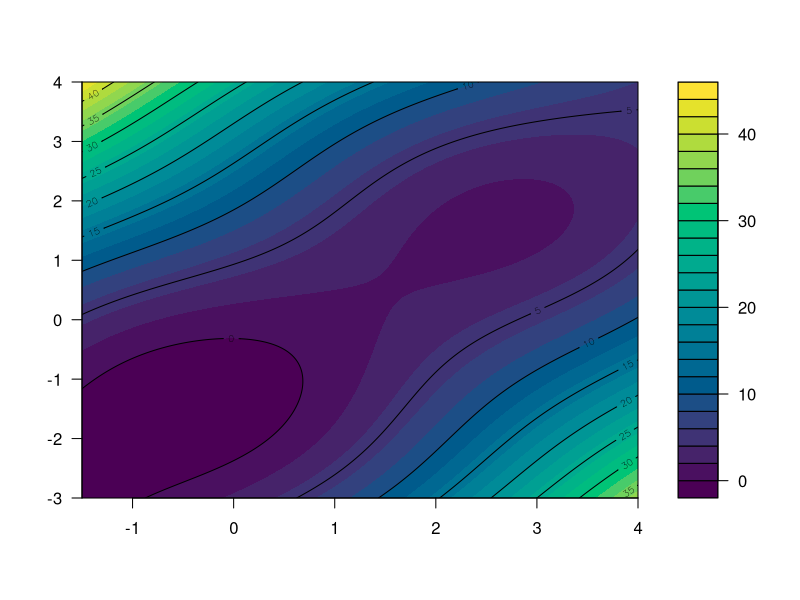
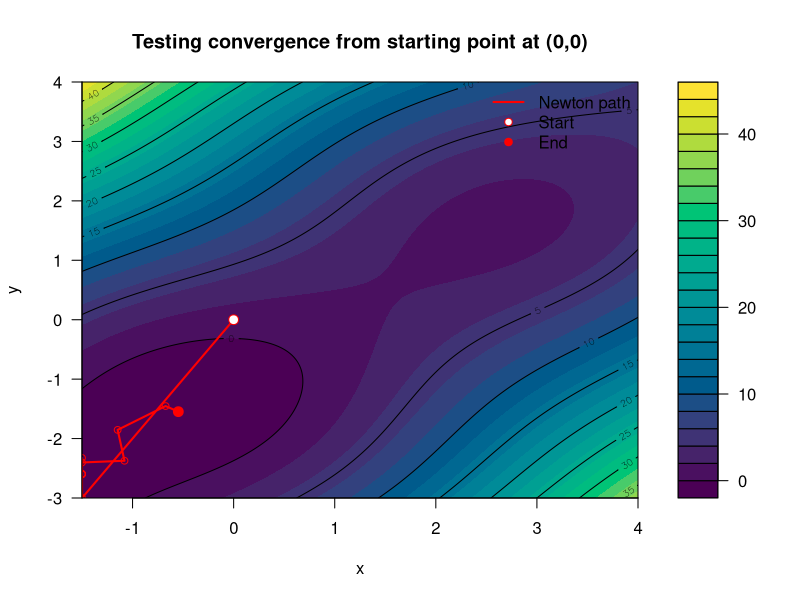
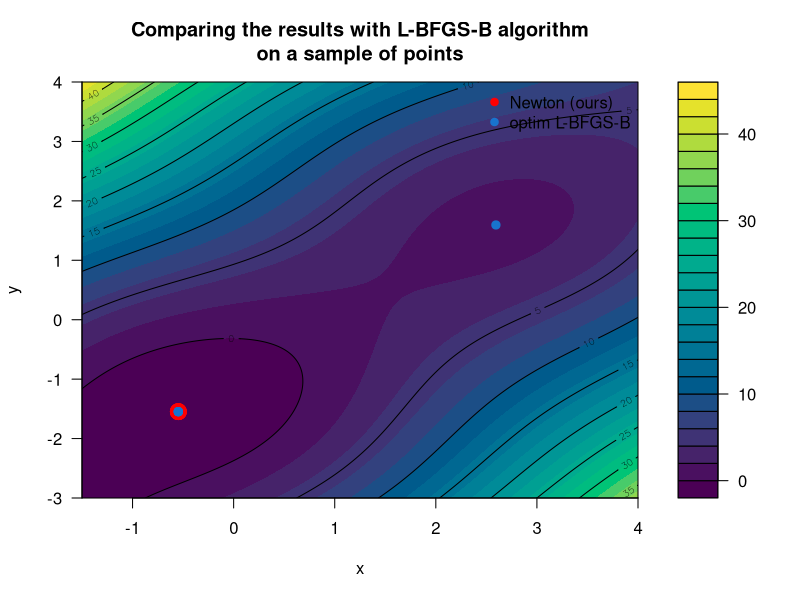
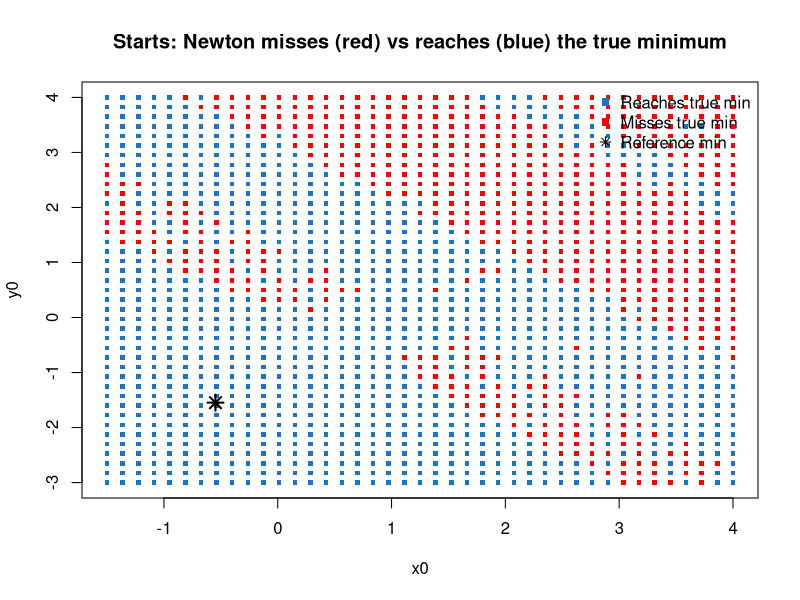
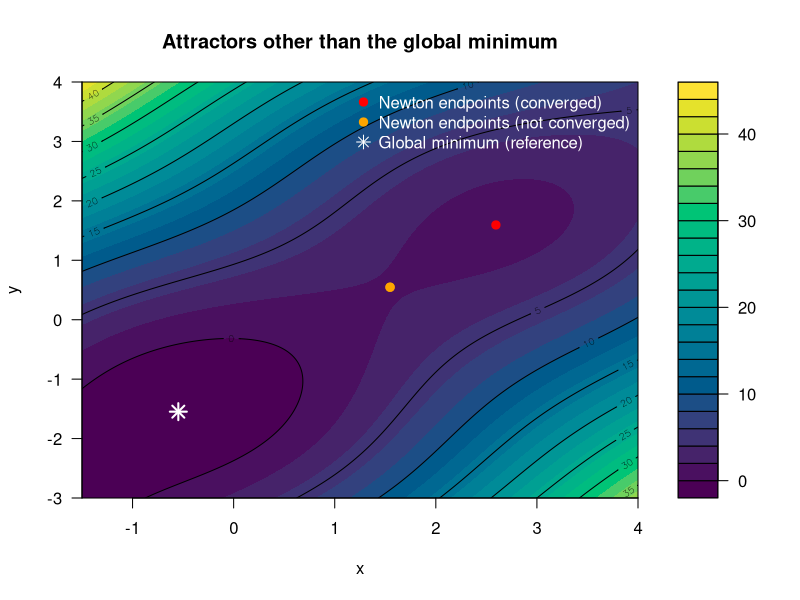

Write the R code that produced these figures, in order.
## ---- chunk 1
knitr::opts_chunk$set(echo = TRUE)
## ---- chunk 2
#1.1
f <- function(x, y) sin(x + y) + (x - y)^2 - 1.5*x + 2.5*y + 1

x <- seq(-1.5, 4, length.out = 300)
y <- seq(-3,   4, length.out = 300)

z <- outer(x, y, Vectorize(f))

filled.contour(x, y, z,
  nlevels = 30,
  color.palette = hcl.colors,
  plot.axes = {
    axis(1); axis(2)
    contour(x, y, z, add = TRUE, drawlabels = TRUE)
  }
)
## ---- chunk 3
#1.2
## Gradient
grad_f <- function(x, y) {
  c(
    dx = cos(x + y) + 2*(x - y) - 1.5,
    dy = cos(x + y) - 2*(x - y) + 2.5
  )
}

## Hessian
hess_f <- function(x, y) {
  s <- -sin(x + y)
  matrix(
    c(s + 2, s - 2,
      s - 2, s + 2),
    nrow = 2, byrow = TRUE,
    dimnames = list(c("x", "y"), c("x", "y"))
  )
}

## wrappers that take par = c(x, y) for optimization
fn_par   <- function(par) f(par[1], par[2])
gr_par   <- function(par) grad_f(par[1], par[2])
hess_par <- function(par) hess_f(par[1], par[2])

## test
# par0 <- c(0, 0)
# fn_par(par0)
# gr_par(par0)
# hess_par(par0)
## ---- chunk 4
#1.3

newton2d_box <- function(fn, gr, hess, x0, y0,
                                lower, upper,
                                tol = 1e-8, maxit = 200,
                                lambda0 = 1e-6, lambda_mult = 10,
                                alpha0 = 1, beta = 0.5, c1 = 1e-4,
                                pg_alpha0 = 1, pg_beta = 0.5,
                                eps_active = 1e-10,
                                ..., verbose = FALSE, keep_path = TRUE) {

  project <- function(par) pmin(pmax(par, lower), upper)

  ## projected-gradient infinity norm (KKT-style for box constraints)
  projgrad_inf <- function(x, g, eps = 1e-12) {
    pg <- g
    for (i in 1:2) {
      if (x[i] <= lower[i] + eps) pg[i] <- min(g[i], 0)
      if (x[i] >= upper[i] - eps) pg[i] <- max(g[i], 0)
    }
    max(abs(pg))
  }

  ## "gradient mapping" direction: d = P(x - a g) - x (feasible descent step)
  gradmap_dir <- function(x, g, a) project(x - a * g) - x

  x <- project(c(x0, y0))
  f0 <- fn(x[1], x[2], ...)

  path <- NULL
  if (keep_path) {
    path <- data.frame(iter = 0L, x = x[1], y = x[2], f = f0,
                       step = NA_real_, method = "init",
                       projgrad = projgrad_inf(x, gr(x[1], x[2], ...)))
  }

  for (k in 1:maxit) {
    g <- gr(x[1], x[2], ...)
    pg_norm <- projgrad_inf(x, g)

    if (pg_norm < tol) {
      return(list(par = x, value = f0, iter = k - 1, converged = TRUE,
                  projgrad = pg_norm, path = path))
    }

    ## ---- Attempt Newton step (with regularization + projected Armijo) ----
    H <- hess(x[1], x[2], ...)
    lambda <- lambda0
    p <- NULL
    repeat {
      p_try <- tryCatch(solve(H + lambda * diag(2), g), error = function(e) NULL)
      if (!is.null(p_try)) { p <- p_try; break }
      lambda <- lambda * lambda_mult
      if (lambda > 1e12) { p <- NULL; break }
    }

    newton_ok <- FALSE
    a <- alpha0
    if (!is.null(p)) {
      repeat {
        x_new <- project(x - a * p)
        f_new <- fn(x_new[1], x_new[2], ...)
        armijo_rhs <- f0 - c1 * a * sum(g * p)  # sufficient decrease
        if (is.finite(f_new) && f_new <= armijo_rhs && any(abs(x_new - x) > 0)) {
          newton_ok <- TRUE
          break
        }
        a <- a * beta
        if (a < 1e-12) break
      }
    }

    if (newton_ok) {
      x <- x_new; f0 <- f_new
      if (keep_path) path <- rbind(path, data.frame(iter = k, x = x[1], y = x[2], f = f0,
                                                   step = a, method = "Newton",
                                                   projgrad = pg_norm))
      if (verbose) cat(sprintf("iter=%d Newton  x=%.8f y=%.8f f=%.10f step=%.1e ||pg||_inf=%.3e\n",
                               k, x[1], x[2], f0, a, pg_norm))
      next
    }

    ## ---- Fallback: projected-gradient step (guarantees feasible movement) ----
    a_pg <- pg_alpha0
    repeat {
      d <- gradmap_dir(x, g, a_pg)
      x_new <- x + d
      f_new <- fn(x_new[1], x_new[2], ...)
      if (is.finite(f_new) && f_new <= f0) break  # simple monotone decrease
      a_pg <- a_pg * pg_beta
      if (a_pg < 1e-12) break
    }

    ## If even PG can’t decrease, stop (we’re at a constrained stationary-ish point)
    if (sqrt(sum((x_new - x)^2)) < tol) {
      return(list(par = x, value = f0, iter = k, converged = FALSE,
                  projgrad = pg_norm, path = path,
                  message = "No progress (Newton+PG failed to decrease)."))
    }

    x <- x_new; f0 <- f_new
    if (keep_path) path <- rbind(path, data.frame(iter = k, x = x[1], y = x[2], f = f0,
                                                 step = a_pg, method = "PG",
                                                 projgrad = pg_norm))
    if (verbose) cat(sprintf("iter=%d PG      x=%.8f y=%.8f f=%.10f step=%.1e ||pg||_inf=%.3e\n",
                             k, x[1], x[2], f0, a_pg, pg_norm))
  }

  list(par = x, value = f0, iter = maxit, converged = FALSE,
       projgrad = projgrad_inf(x, gr(x[1], x[2], ...)),
       path = path)
}

# newton2d_box <- function(fn, gr, hess, x0, y0,
#                                 lower, upper,
#                                 tol = 1e-8, maxit = 100,
#                                 lambda0 = 1e-6, lambda_mult = 10,
#                                 alpha0 = 1, beta = 0.5, c1 = 1e-4,
#                                 eps_active = 1e-10,
#                                 ..., verbose = FALSE, keep_path = TRUE) {
# 
#   project <- function(par) pmin(pmax(par, lower), upper)
# 
#   projgrad_inf <- function(x, g, eps = 1e-12) {
#     pg <- g
#     for (i in 1:2) {
#       if (x[i] <= lower[i] + eps) pg[i] <- min(g[i], 0)
#       if (x[i] >= upper[i] - eps) pg[i] <- max(g[i], 0)
#     }
#     max(abs(pg))
#   }
# 
#   ## Active-set: free if not too close to either bound
#   free_set <- function(x) {
#     c(
#       (x[1] > lower[1] + eps_active) && (x[1] < upper[1] - eps_active),
#       (x[2] > lower[2] + eps_active) && (x[2] < upper[2] - eps_active)
#     )
#   }
# 
#   x <- project(c(x0, y0))
#   f0 <- fn(x[1], x[2], ...)
# 
#   path <- NULL
#   if (keep_path) {
#     path <- data.frame(iter = 0L, x = x[1], y = x[2], f = f0,
#                        step = NA_real_, projgrad = NA_real_, lambda = NA_real_,
#                        free_x = NA, free_y = NA)
#   }
# 
#   for (k in 1:maxit) {
#     g <- gr(x[1], x[2], ...)
#     H <- hess(x[1], x[2], ...)
#     pg_norm <- projgrad_inf(x, g)
# 
#     free <- free_set(x)
#     if (keep_path) {
#       path <- rbind(path, data.frame(iter = k, x = x[1], y = x[2], f = f0,
#                                      step = NA_real_, projgrad = pg_norm, lambda = NA_real_,
#                                      free_x = free[1], free_y = free[2]))
#     }
# 
#     if (pg_norm < tol) {
#       return(list(par = x, value = f0, iter = k - 1, converged = TRUE,
#                   projgrad = pg_norm, path = path))
#     }
# 
#     ## If nothing is free, we're at a corner/edge; stop (or switch to PG)
#     if (!any(free)) {
#       return(list(par = x, value = f0, iter = k - 1, converged = FALSE,
#                   projgrad = pg_norm, path = path,
#                   message = "Stuck at corner: no free variables."))
#     }
# 
#     ## Reduced Newton direction p: only update free components
#     p_full <- c(0, 0)
#     idx <- which(free)
# 
#     lambda <- lambda0
#     repeat {
#       Hred <- H[idx, idx, drop = FALSE]
#       gred <- g[idx]
#       p_try <- tryCatch(solve(Hred + lambda * diag(length(idx)), gred),
#                         error = function(e) NULL)
#       if (!is.null(p_try)) { p_full[idx] <- p_try; break }
#       lambda <- lambda * lambda_mult
#       if (lambda > 1e12) stop("Could not compute reduced Newton step.")
#     }
# 
#     ## Line search on reduced step (projection just guards numerics)
#     a <- alpha0
#     repeat {
#       x_new <- project(x - a * p_full)
#       f_new <- fn(x_new[1], x_new[2], ...)
# 
#       armijo_rhs <- f0 - c1 * a * sum(g[idx] * p_full[idx])  # uses free components
#       if (is.finite(f_new) && f_new <= armijo_rhs) break
# 
#       a <- a * beta
#       if (a < 1e-12) break
#     }
# 
#     if (verbose) {
#       cat(sprintf("iter=%d  x=%.8f y=%.8f  f=%.10f  step=%.1e  ||pg||_inf=%.3e  lambda=%.1e  free=(%d,%d)\n",
#                   k, x_new[1], x_new[2], f_new, a, pg_norm, lambda, free[1], free[2]))
#     }
# 
#     if (keep_path) {
#       path[nrow(path), "step"] <- a
#       path[nrow(path), "lambda"] <- lambda
#     }
# 
#     ## Secondary stop: tiny move AND small projected grad
#     if (sqrt(sum((x_new - x)^2)) < tol && pg_norm < tol) {
#       return(list(par = x_new, value = f_new, iter = k, converged = TRUE,
#                   projgrad = pg_norm, path = path))
#     }
# 
#     ## If the step collapsed, bail out instead of looping forever
#     if (a < 1e-12) {
#       return(list(par = x, value = f0, iter = k, converged = FALSE,
#                   projgrad = pg_norm, path = path,
#                   message = "Line search failed (step underflow)."))
#     }
# 
#     x <- x_new
#     f0 <- f_new
#   }
# 
#   list(par = x, value = f0, iter = maxit, converged = FALSE,
#        projgrad = projgrad_inf(x, gr(x[1], x[2], ...)),
#        path = path)
# }

# newton2d_box <- function(fn, gr, hess, x0, y0,
#                          lower, upper,
#                          tol = 1e-8, maxit = 100,
#                          lambda0 = 1e-6, lambda_mult = 10,
#                          alpha0 = 1, beta = 0.5, c1 = 1e-4,
#                          ..., verbose = FALSE, keep_path = TRUE) {
# 
#   project <- function(par) pmin(pmax(par, lower), upper)
# 
#   ## infinity-norm of projected gradient (KKT-style for box constraints)
#   projgrad_inf <- function(x, g, eps = 1e-12) {
#     pg <- g
#     for (i in 1:2) {
#       if (x[i] <= lower[i] + eps) pg[i] <- min(g[i], 0)
#       if (x[i] >= upper[i] - eps) pg[i] <- max(g[i], 0)
#     }
#     max(abs(pg))
#   }
# 
#   x <- project(c(x0, y0))
#   f0 <- fn(x[1], x[2], ...)
# 
#   ## store path (x, y, f, step, projgrad, lambda)
#   path <- NULL
#   if (keep_path) {
#     path <- data.frame(iter = 0L, x = x[1], y = x[2], f = f0,
#                        step = NA_real_, projgrad = NA_real_, lambda = NA_real_)
#   }
# 
#   for (k in 1:maxit) {
#     g <- gr(x[1], x[2], ...)
#     pg_norm <- projgrad_inf(x, g)
# 
#     if (keep_path) path <- rbind(path, data.frame(
#       iter = k, x = x[1], y = x[2], f = f0,
#       step = NA_real_, projgrad = pg_norm, lambda = NA_real_
#     ))
# 
#     if (pg_norm < tol) {
#       return(list(par = x, value = f0, iter = k - 1, converged = TRUE,
#                   projgrad = pg_norm, path = path))
#     }
# 
#     H <- hess(x[1], x[2], ...)
#     I2 <- diag(2)
# 
#     ## Regularize Hessian until solvable
#     lambda <- lambda0
#     p <- NULL
#     repeat {
#       p_try <- tryCatch(solve(H + lambda * I2, g), error = function(e) NULL)
#       if (!is.null(p_try)) { p <- p_try; break }
#       lambda <- lambda * lambda_mult
#       if (lambda > 1e12) stop("Could not compute Newton step (even after regularization).")
#     }
# 
#     ## Backtracking line search with Armijo sufficient decrease
#     a <- alpha0
#     repeat {
#       x_new <- project(x - a * p)
#       f_new <- fn(x_new[1], x_new[2], ...)
# 
#       armijo_rhs <- f0 - c1 * a * sum(g * p)
# 
#       if (is.finite(f_new) && f_new <= armijo_rhs) break
#       a <- a * beta
#       if (a < 1e-12) break
#     }
# 
#     if (verbose) {
#       cat(sprintf(
#         "iter=%d  x=%.8f y=%.8f  f=%.10f  step=%.1e  ||pg||_inf=%.3e  lambda=%.1e\n",
#         k, x_new[1], x_new[2], f_new, a, pg_norm, lambda
#       ))
#     }
# 
#     if (keep_path) {
#       path[nrow(path), "step"] <- a
#       path[nrow(path), "lambda"] <- lambda
#       path[nrow(path), "projgrad"] <- pg_norm
#     }
# 
#     ## Only use step-size convergence as a secondary criterion
#     if (sqrt(sum((x_new - x)^2)) < tol && pg_norm < tol) {
#       return(list(par = x_new, value = f_new, iter = k, converged = TRUE,
#                   projgrad = pg_norm, path = path))
#     }
# 
#     x <- x_new
#     f0 <- f_new
#   }
# 
#   list(par = x, value = f0, iter = maxit, converged = FALSE,
#        projgrad = projgrad_inf(x, gr(x[1], x[2], ...)),
#        path = path)
# }

# newton2d_box <- function(fn, gr, hess, x0, y0,
#                          lower, upper,
#                          tol = 1e-8, maxit = 100,
#                          lambda0 = 1e-6, lambda_mult = 10,
#                          alpha0 = 1, beta = 0.5, c1 = 1e-4,
#                          ..., verbose = FALSE) {
# 
#   project <- function(par) pmin(pmax(par, lower), upper)
# 
#   ## infinity-norm of projected gradient (KKT-style for box constraints)
#   projgrad_inf <- function(x, g, eps = 1e-12) {
#     pg <- g
#     for (i in 1:2) {
#       if (x[i] <= lower[i] + eps) pg[i] <- min(g[i], 0)  # should be >=0 at lower bound
#       if (x[i] >= upper[i] - eps) pg[i] <- max(g[i], 0)  # should be <=0 at upper bound 
#     }
#     max(abs(pg))
#   }
# 
#   x <- project(c(x0, y0))
#   f0 <- fn(x[1], x[2], ...)
# 
#   for (k in 1:maxit) {
#     g <- gr(x[1], x[2], ...)
#     pg_norm <- projgrad_inf(x, g)
# 
#     if (pg_norm < tol) {
#       return(list(par = x, value = f0, iter = k - 1, converged = TRUE,
#                   projgrad = pg_norm))
#     }
# 
#     H <- hess(x[1], x[2], ...)
#     I2 <- diag(2)
# 
#     ## Regularize Hessian until solvable
#     lambda <- lambda0
#     p <- NULL
#     repeat {
#       p_try <- tryCatch(solve(H + lambda * I2, g), error = function(e) NULL)
#       if (!is.null(p_try)) { p <- p_try; break }
#       lambda <- lambda * lambda_mult
#       if (lambda > 1e12) stop("Could not compute Newton step (even after regularization).")
#     }
# 
#     ## Backtracking line search with Armijo sufficient decrease
#     a <- alpha0
#     repeat {
#       x_new <- project(x - a * p)
#       f_new <- fn(x_new[1], x_new[2], ...)
# 
#       ## directional derivative along -p is approx -g^T p
#       armijo_rhs <- f0 - c1 * a * sum(g * p)
# 
#       if (is.finite(f_new) && f_new <= armijo_rhs) break
#       a <- a * beta
#       if (a < 1e-12) break
#     }
# 
#     if (verbose) {
#       cat(sprintf(
#         "iter=%d  x=%.8f y=%.8f  f=%.10f  step=%.1e  ||pg||_inf=%.3e  lambda=%.1e\n",
#         k, x_new[1], x_new[2], f_new, a, pg_norm, lambda
#       ))
#     }
# 
#     ## Only use step-size convergence as a secondary criterion
#     if (sqrt(sum((x_new - x)^2)) < tol && pg_norm < tol) {
#       return(list(par = x_new, value = f_new, iter = k, converged = TRUE,
#                   projgrad = pg_norm))
#     }
# 
#     x <- x_new
#     f0 <- f_new
#   }
# 
#   list(par = x, value = f0, iter = maxit, converged = FALSE,
#        projgrad = projgrad_inf(x, gr(x[1], x[2], ...)))
# }


# newton2d_box <- function(fn, gr, hess, x0, y0,
#                          lower, upper,
#                          tol = 1e-8, maxit = 100,
#                          lambda0 = 1e-6, lambda_mult = 10,
#                          alpha0 = 1, beta = 0.5,
#                          ..., verbose = FALSE) {
# 
#   #To keep the results within the prescribed x,y limits
#   project <- function(par) pmin(pmax(par, lower), upper)
# 
#   x <- project(c(x0, y0))
#   f0 <- fn(x[1], x[2], ...)
# 
#   for (k in 1:maxit) {
#     g <- gr(x[1], x[2], ...)
#     H <- hess(x[1], x[2], ...)
#     I2 <- diag(2)
# 
#     ## regularize until solvable
#     lambda <- lambda0
#     p <- NULL
#     repeat {
#       p_try <- tryCatch(solve(H + lambda * I2, g), error = function(e) NULL)
#       if (!is.null(p_try)) { p <- p_try; break }
#       lambda <- lambda * lambda_mult
#       if (lambda > 1e12) stop("Could not compute Newton step.")
#     }
# 
#     ## backtracking line search with projection
#     a <- alpha0
#     repeat {
#       x_new <- project(x - a * p)
#       f_new <- fn(x_new[1], x_new[2], ...)
#       if (is.finite(f_new) && f_new <= f0) break
#       a <- a * beta
#       if (a < 1e-12) break
#     }
# 
#     if (verbose) {
#       cat(sprintf("iter=%d  x=%.8f y=%.8f  f=%.10f  step=%.1e\n",
#                   k, x_new[1], x_new[2], f_new, a))
#     }
# 
#     if (sqrt(sum((x_new - x)^2)) < tol) {
#       return(list(par = x_new, value = f_new, iter = k, converged = TRUE))
#     }
# 
#     x <- x_new
#     f0 <- f_new
#   }
# 
#   list(par = x, value = f0, iter = maxit, converged = FALSE)
# }

# ## x_{k+1} = x_k - H(x_k)^{-1} * g(x_k)
# newton2d_reg <- function(fn, gr, hess, x0, y0,
#                          tol = 1e-8, maxit = 100,
#                          lambda0 = 1e-6, lambda_mult = 10,
#                          ..., verbose = FALSE) {
# 
#   x <- c(x0, y0)
# 
#   for (k in 1:maxit) {
#     g <- gr(x[1], x[2], ...)
#     H <- hess(x[1], x[2], ...)
#     I2 <- diag(2)
# 
#     lambda <- lambda0
#     p <- NULL
# 
#     ## Keep increasing lambda until the linear system is solvable
#     repeat {
#       Hp <- H + lambda * I2
#       p_try <- tryCatch(solve(Hp, g), error = function(e) NULL)  # catch singularity
#       if (!is.null(p_try)) { p <- p_try; break }
#       lambda <- lambda * lambda_mult
#       if (lambda > 1e12) stop("Hessian remained singular/ill-conditioned even after regularization.")
#     }
# 
#     x_new <- x - p
# 
#     if (verbose) {
#       cat(sprintf("iter=%d  x=%.10f y=%.10f  f=%.10f  ||grad||=%.3e  lambda=%.1e\n",
#                   k, x_new[1], x_new[2], fn(x_new[1], x_new[2], ...),
#                   sqrt(sum(g^2)), lambda))
#     }
# 
#     if (sqrt(sum((x_new - x)^2)) < tol) {
#       return(list(par = x_new, value = fn(x_new[1], x_new[2], ...),
#                   iter = k, converged = TRUE))
#     }
#     x <- x_new
#   }
# 
#   list(par = x, value = fn(x[1], x[2], ...), iter = maxit, converged = FALSE)
# }
# 
lower <- c(-1.5, -3)
upper <- c( 4.0,  4)
# res <- newton2d_box(fn = f, gr = grad_f, hess = hess_f, 
#                     x0 = 0, y0 = 0, lower=lower, upper=upper, verbose = TRUE)
# res$par
# res$value
# 
# 
res00 <- newton2d_box(fn = f, gr = grad_f, hess = hess_f,
                      x0 = 0, y0 = 0,
                      lower = lower, upper = upper,
                      verbose = FALSE, keep_path = TRUE)


# head(res00$path)

filled.contour(x, y, z,
  nlevels = 30,
  color.palette = hcl.colors,
  plot.title = title(main = "Testing convergence from starting point at (0,0)",
                     xlab = "x", ylab = "y"),
  plot.axes = {
    axis(1); axis(2)
    contour(x, y, z, add = TRUE, drawlabels = TRUE)  

    ## Newton path: line + points (start = open circle, end = filled circle)
    lines(res00$path$x, res00$path$y, col = "red", lwd = 2)
    points(res00$path$x, res00$path$y, col = "red", pch = 1, cex = 0.9)
    points(res00$path$x[1], res00$path$y[1], col = "red", pch = 21, bg = "white", cex = 1.3)
    points(tail(res00$path$x, 1), tail(res00$path$y, 1), col = "red", pch = 19, cex = 1.3)

    legend("topright",
           legend = c("Newton path", "Start", "End"),
           col = c("red", "red", "red"),
           lwd = c(2, NA, NA),
           pch = c(NA, 21, 19),
           pt.bg = c(NA, "white", NA),
           bty = "n")
  }
)
## ---- chunk 5
lower <- c(-1.5, -3)
upper <- c( 4.0,  4)

one_run <- function(x0, y0) {
  nres <- newton2d_box(f, grad_f, hess_f, x0, y0, lower, upper)

  ores <- optim(
    par = c(x0, y0),
    fn = fn_par, gr = gr_par,
    method = "L-BFGS-B",
    lower = lower, upper = upper
  )  # box constraints supported by L-BFGS-B

  data.frame(
    x0 = x0, y0 = y0,
    newton_iter = nres$iter,
    newton_x = nres$par[1], newton_y = nres$par[2],
    newton_value = nres$value,
    optim_iter = ores$counts[["function"]],
    optim_x = ores$par[1], optim_y = ores$par[2],
    optim_value = ores$value
  )
}


starts <- rbind(
  c(-1.0, -2.0),
  c( 3.5,  3.5),
  c( 0.0,  0.0),
  c( 4.0, -3.0),
  c(-1.5,  4.0)
)
colnames(starts) <- c("x0", "y0")

res_table <- do.call(
  rbind,
  lapply(seq_len(nrow(starts)), function(i) one_run(starts[i, 1], starts[i, 2]))
)

res_table_fmt <- res_table
num_cols <- names(res_table_fmt)[sapply(res_table_fmt, is.numeric)]

res_table_fmt[num_cols] <- lapply(res_table_fmt[num_cols], \(v) formatC(v, format = "f", digits = 6))
# print(res_table_fmt, row.names = FALSE)

## distinct solutions reached (rounded to group near-equal points)
# unique(round(res_table[, c("newton_x", "newton_y")], 6))
# unique(round(res_table[, c("optim_x", "optim_y")], 6))


filled.contour(x, y, z,
  nlevels = 30,
  color.palette = hcl.colors,
  plot.title = title(main = "Comparing the results with L-BFGS-B algorithm\non a sample of points",
                     xlab = "x", ylab = "y"),
  plot.axes = {
    axis(1); axis(2)
    contour(x, y, z, add = TRUE, drawlabels = TRUE)

    ## Overlay solutions
    points(res_table$newton_x, res_table$newton_y,
           pch = 19, col = "red", cex = 2.1)
    points(res_table$optim_x,  res_table$optim_y,
           pch = 19, col = "dodgerblue3", cex = 1.1)

    legend("topright",
           legend = c("Newton (ours)", "optim L-BFGS-B"),
           col = c("red", "dodgerblue3"),
           pch = 19, bty = "n")
  }
)
## ---- chunk 6
#1.4
lower <- c(-1.5, -3)
upper <- c( 4.0,  4)

## multi-start L-BFGS-B to approximate the global minimum in the box
x_st <- seq(lower[1], upper[1], length.out = 15)
y_st <- seq(lower[2], upper[2], length.out = 15)
starts_ref <- expand.grid(x0 = x_st, y0 = y_st)  # all combinations

run_lbfgsb <- function(x0, y0) {
  o <- optim(par = c(x0, y0),
             fn = fn_par, gr = gr_par,
             method = "L-BFGS-B",
             lower = lower, upper = upper)  # bound constraints
  list(par = o$par, value = o$value, counts = o$counts)
}

ref_list <- lapply(seq_len(nrow(starts_ref)), function(i) run_lbfgsb(starts_ref$x0[i], starts_ref$y0[i]))
ref_vals <- sapply(ref_list, `[[`, "value")
best_i <- which.min(ref_vals)

x_star_ref <- ref_list[[best_i]]$par
f_star_ref <- ref_list[[best_i]]$value
# x_star_ref; f_star_ref

tol_val <- 1e-6

## grid (or increase resolution / use random points)
xg <- seq(lower[1], upper[1], length.out = 41)
yg <- seq(lower[2], upper[2], length.out = 41)
starts <- expand.grid(x0 = xg, y0 = yg) 

one_run_newton <- function(x0, y0) {
  nres <- newton2d_box(f, grad_f, hess_f, x0, y0, lower, upper)

  data.frame(
    x0 = x0, y0 = y0,
    converged = isTRUE(nres$converged),
    iters = nres$iter,
    x = nres$par[1], y = nres$par[2],
    f = nres$value,
    miss_true_min = (!isTRUE(nres$converged)) || (nres$value > f_star_ref + tol_val)
  )
}

scan_res <- do.call(rbind, lapply(seq_len(nrow(starts)), function(i) one_run_newton(starts$x0[i], starts$y0[i])))

## starting points where Newton does NOT reach the (estimated) global min
bad_starts <- subset(scan_res, miss_true_min)

# nrow(bad_starts)
# head(bad_starts)

cols <- ifelse(scan_res$miss_true_min, "red", "dodgerblue3")
plot(scan_res$x0, scan_res$y0, col = cols, pch = 15, cex = 0.6,
     xlab = "x0", ylab = "y0",
     main = "Starts: Newton misses (red) vs reaches (blue) the true minimum")
points(x_star_ref[1], x_star_ref[2], pch = 8, cex = 1.5, lwd = 2)
legend("topright", legend = c("Reaches true min", "Misses true min", "Reference min"),
       col = c("dodgerblue3", "red", "black"), pch = c(15, 15, 8), bty = "n")
## ---- chunk 7

endpts <- do.call(rbind, lapply(seq_len(nrow(bad_starts)), function(i) {
  x0 <- bad_starts$x0[i]
  y0 <- bad_starts$y0[i]

  r <- newton2d_box(f, grad_f, hess_f, x0, y0, lower, upper, keep_path = TRUE)

  data.frame(
    x0 = x0, y0 = y0,
    end_x = r$par[1],
    end_y = r$par[2],
    end_f = r$value,
    converged = isTRUE(r$converged),
    iter = r$iter
  )
}))

endpts<-unique(round(endpts[, c("end_x","end_y","end_f", "converged")], 6))

filled.contour(x, y, z,
  nlevels = 30,
  color.palette = hcl.colors,
  plot.title = title(main = "Attractors other than the global minimum",
                     xlab = "x", ylab = "y"),
  plot.axes = {
    axis(1); axis(2)
    contour(x, y, z, add = TRUE, drawlabels = TRUE)

    ## Endpoints of Newton from the bad starts
    cols <- ifelse(endpts$converged, "red", "orange")
    points(endpts$end_x, endpts$end_y, pch = 19, col = cols, cex = 1.1)

    ## Global minimum (reference)
    points(x_star_ref[1], x_star_ref[2], pch = 8, col = "white", cex = 1.6, lwd = 2)

    legend("topright",
           legend = c("Newton endpoints (converged)",
                      "Newton endpoints (not converged)",
                      "Global minimum (reference)"),
           pch = c(19, 19, 8),
           col = c("red", "orange", "white"),
           pt.cex = c(1.1, 1.1, 1.3),
           text.col = "white",
           bty = "n")
  }
)
## ---- chunk 8
#1.4
# Since none of the detected endpoints lies near the boundary, we can assume it is not
# due to the boundary interfering with the workings of our algorithm
# We can therefore classify the endpoints by eigenvalues of H(x,y)
# - all eigenvalues >0 -> local minimum
# - mixed signs -> saddle
# - all <0 -> local maximum
classify_interior <- function(x, y, grad_f, hess_f, tol_g = 1e-6) {
  g <- grad_f(x, y)
  H <- hess_f(x, y)
  eg <- eigen(H, symmetric = TRUE)$values

  # if (sqrt(sum(g^2)) > tol_g) return("Not stationary (interior)")

  if (all(eg > 0)) "Local min"
  else if (all(eg < 0)) "Local max"
  else "Saddle / indefinite"
}

endpts$class <- apply(endpts[, c("end_x", "end_y")], 1, \(v) {
  classify_interior(v[1], v[2], grad_f, hess_f)
})

global_row <- data.frame(
  end_x = x_star_ref[1],
  end_y = x_star_ref[2],
  end_f = f(x_star_ref[1], x_star_ref[2]),
  class = "Global minimum",
  converged = TRUE
)

endpts2 <- rbind(endpts, global_row)

table(endpts2$class)

endpts2[order(endpts2$end_f), ]
